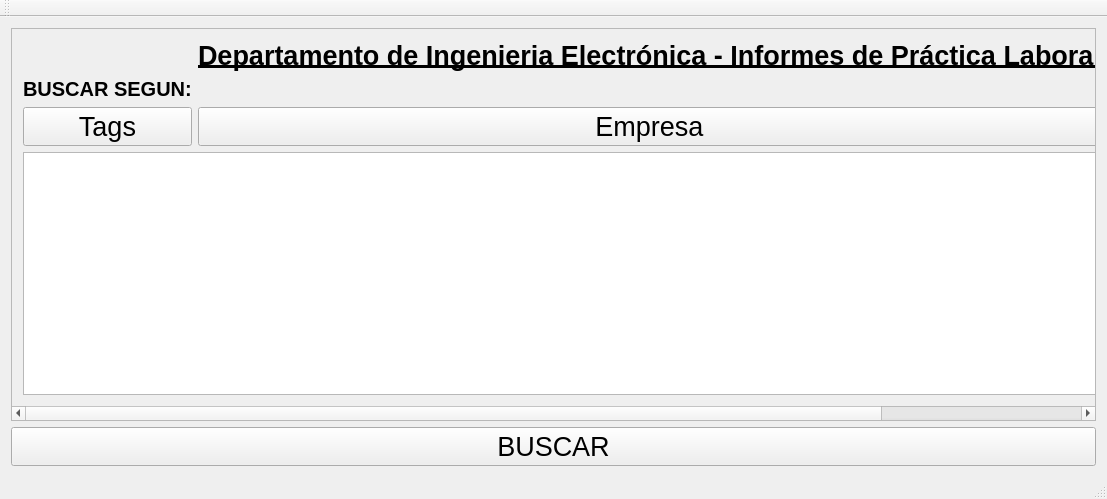
<?xml version="1.0" encoding="UTF-8"?>
<ui version="4.0">
 <class>MainWindow</class>
 <widget class="QMainWindow" name="MainWindow">
  <property name="geometry">
   <rect>
    <x>0</x>
    <y>0</y>
    <width>1107</width>
    <height>499</height>
   </rect>
  </property>
  <property name="windowTitle">
   <string>Buscador de practicas laborales - ITBA -GEDA</string>
  </property>
  <property name="windowIcon">
   <iconset>
    <normaloff>UgqrF492.jpg</normaloff>UgqrF492.jpg</iconset>
  </property>
  <property name="windowOpacity">
   <double>1.000000000000000</double>
  </property>
  <widget class="QWidget" name="centralWidget">
   <layout class="QGridLayout" name="gridLayout_2">
    <item row="2" column="0">
     <widget class="QPushButton" name="pushButton_4">
      <property name="font">
       <font>
        <pointsize>20</pointsize>
       </font>
      </property>
      <property name="toolTip">
       <string>&lt;html&gt;&lt;head/&gt;&lt;body&gt;&lt;p&gt;aergf&lt;/p&gt;&lt;/body&gt;&lt;/html&gt;</string>
      </property>
      <property name="text">
       <string>BUSCAR</string>
      </property>
     </widget>
    </item>
    <item row="1" column="0">
     <widget class="QScrollArea" name="scrollArea">
      <property name="widgetResizable">
       <bool>true</bool>
      </property>
      <widget class="QWidget" name="scrollAreaWidgetContents_2">
       <property name="geometry">
        <rect>
         <x>0</x>
         <y>0</y>
         <width>1384</width>
         <height>362</height>
        </rect>
       </property>
       <layout class="QGridLayout" name="gridLayout">
        <item row="2" column="0">
         <widget class="QLabel" name="label">
          <property name="font">
           <font>
            <pointsize>15</pointsize>
            <weight>75</weight>
            <italic>false</italic>
            <bold>true</bold>
            <underline>false</underline>
           </font>
          </property>
          <property name="text">
           <string>BUSCAR SEGUN:</string>
          </property>
         </widget>
        </item>
        <item row="5" column="0" colspan="3">
         <widget class="QListWidget" name="listWidget">
          <property name="font">
           <font>
            <pointsize>20</pointsize>
           </font>
          </property>
         </widget>
        </item>
        <item row="4" column="0">
         <widget class="QPushButton" name="pushButton_2">
          <property name="font">
           <font>
            <pointsize>20</pointsize>
            <italic>false</italic>
            <kerning>true</kerning>
           </font>
          </property>
          <property name="text">
           <string>Tags</string>
          </property>
         </widget>
        </item>
        <item row="4" column="2">
         <widget class="QPushButton" name="pushButton">
          <property name="font">
           <font>
            <pointsize>20</pointsize>
           </font>
          </property>
          <property name="text">
           <string>Apellido y Nombre</string>
          </property>
         </widget>
        </item>
        <item row="4" column="1">
         <widget class="QPushButton" name="pushButton_3">
          <property name="font">
           <font>
            <pointsize>20</pointsize>
           </font>
          </property>
          <property name="text">
           <string>Empresa</string>
          </property>
         </widget>
        </item>
        <item row="0" column="1">
         <widget class="QLabel" name="label_2">
          <property name="font">
           <font>
            <pointsize>20</pointsize>
            <weight>75</weight>
            <bold>true</bold>
            <underline>true</underline>
           </font>
          </property>
          <property name="text">
           <string>Departamento de Ingenieria Electrónica - Informes de Práctica Laboral</string>
          </property>
         </widget>
        </item>
        <item row="0" column="0">
         <widget class="QLabel" name="label_3">
          <property name="text">
           <string>&lt;html&gt;&lt;head/&gt;&lt;body&gt;&lt;p&gt;&lt;img src=&quot;C:/Users/Sony/Documents/practicas_laborales/Marca ITBA Color ALTA.png&quot;/&gt;&lt;/p&gt;&lt;/body&gt;&lt;/html&gt;</string>
          </property>
         </widget>
        </item>
       </layout>
      </widget>
     </widget>
    </item>
   </layout>
  </widget>
  <widget class="QMenuBar" name="menuBar">
   <property name="geometry">
    <rect>
     <x>0</x>
     <y>0</y>
     <width>1107</width>
     <height>21</height>
    </rect>
   </property>
  </widget>
  <widget class="QToolBar" name="mainToolBar">
   <attribute name="toolBarArea">
    <enum>TopToolBarArea</enum>
   </attribute>
   <attribute name="toolBarBreak">
    <bool>false</bool>
   </attribute>
  </widget>
  <widget class="QStatusBar" name="statusBar"/>
 </widget>
 <layoutdefault spacing="6" margin="11"/>
 <resources/>
 <connections/>
</ui>
